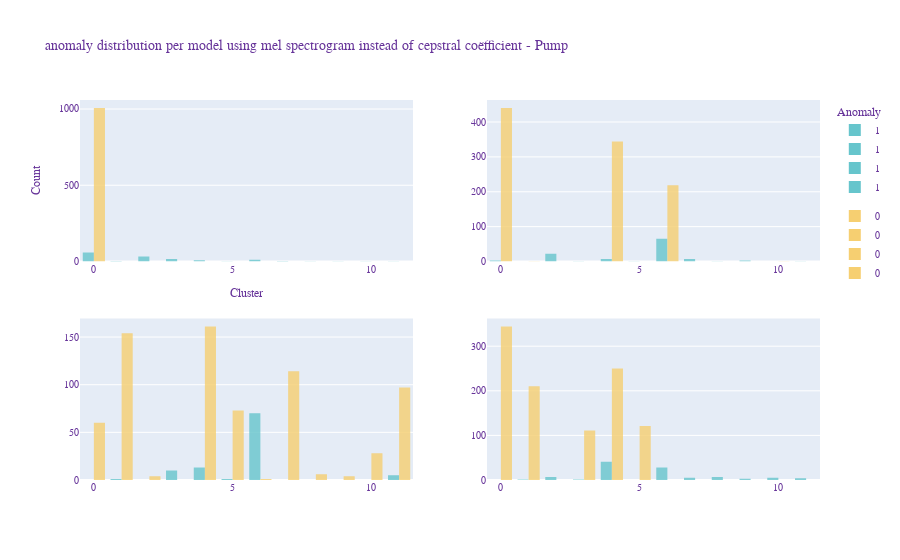

Here is the notebook cell this chart was saved with:
### Code cell
kmeans_results = [[],[],[],[]]
cluster_centers = [[],[],[],[]]
cluster_labels = [[],[],[],[]]

for idx, model in enumerate(models):

    # Use what would be known as the optimale amount of clusters.
    kmeans = KMeans(n_clusters=12)

    # fit the KMeans algorithm to the fan samples
    kmeans_results[idx] = kmeans.fit(model['mel_spect_n'].to_list())

    # clusters is the mean of each feature we have that defines a cluster.
    cluster_centers[idx] = kmeans.cluster_centers_

    # cluster labels are the predictions our fitted KMeans algortihm gives.
    cluster_labels[idx] = pd.Series(kmeans.labels_, name='cluster')
    
fig = make_subplots(rows=2, cols=2)
traces = [[],[],[],[]]

for x in range(4):
    
    traces[x] = px.histogram(
        color=models[x]['anomaly'], 
        x=cluster_labels[x], 
        opacity = 0.8, 
        color_discrete_sequence=px.colors.qualitative.Pastel
    )
    
fig.add_traces(list(traces[0].select_traces()), 1, 1)
fig.add_traces(list(traces[1].select_traces()), 1, 2)
fig.add_traces(list(traces[2].select_traces()), 2, 1)
fig.add_traces(list(traces[3].select_traces()), 2, 2)

fig.update_layout(
    title_text="anomaly distribution per model using mel spectrogram instead of cepstral coëfficient - Pump",
    xaxis_title="Cluster",
    yaxis_title="Count",
    legend_title="Anomaly",
    font=dict(
            family="Courier New, monospace",
            size=10,
            color="RebeccaPurple"
    ))

### Figure 1 — Plotly figure (JSON) as saved in the notebook; plotly's stock layout.template omitted (floating-point values rounded to 4 significant figures; data arrays with more than 128 entries replaced by an {"elided": "..."} marker saying what was removed)
{"data": [{"alignmentgroup": "True", "bingroup": "x", "hovertemplate": "color=1<br>x=%{x}<br>count=%{y}<extra></extra>", "legendgroup": "1", "marker": {"color": "rgb(102, 197, 204)", "opacity": 0.8, "pattern": {"shape": ""}}, "name": "1", "offsetgroup": "1", "orientation": "v", "showlegend": true, "type": "histogram", "x": {"elided": "143 int values"}, "xaxis": "x", "yaxis": "y"}, {"alignmentgroup": "True", "bingroup": "x", "hovertemplate": "color=0<br>x=%{x}<br>count=%{y}<extra></extra>", "legendgroup": "0", "marker": {"color": "rgb(246, 207, 113)", "opacity": 0.8, "pattern": {"shape": ""}}, "name": "0", "offsetgroup": "0", "orientation": "v", "showlegend": true, "type": "histogram", "x": {"elided": "1006 int values"}, "xaxis": "x", "yaxis": "y"}, {"alignmentgroup": "True", "bingroup": "x", "hovertemplate": "color=1<br>x=%{x}<br>count=%{y}<extra></extra>", "legendgroup": "1", "marker": {"color": "rgb(102, 197, 204)", "opacity": 0.8, "pattern": {"shape": ""}}, "name": "1", "offsetgroup": "1", "orientation": "v", "showlegend": true, "type": "histogram", "x": [6, 6, 6, 6, 6, 6, 6, 6, 0, 6, 6, 6, 6, 6, 6, 6, 6, 6, 6, 6, 4, 0, 6, 4, 6, 6, 6, 4, 6, 6, 6, 6, 6, 6, 6, 6, 4, 0, 6, 6, 6, 4, 6, 6, 4, 4, 6, 6, 6, 6, 6, 6, 6, 6, 6, 6, 6, 6, 6, 6, 6, 6, 6, 6, 6, 6, 6, 6, 6, 6, 5, 2, 7, 3, 9, 7, 7, 2, 7, 2, 9, 2, 6, 11, 2, 6, 7, 2, 2, 7, 6, 9, 8, 2, 2, 2, 7, 2, 6, 2, 6, 2, 2, 2, 2, 2, 2, 2, 2, 2, 2], "xaxis": "x2", "yaxis": "y2"}, {"alignmentgroup": "True", "bingroup": "x", "hovertemplate": "color=0<br>x=%{x}<br>count=%{y}<extra></extra>", "legendgroup": "0", "marker": {"color": "rgb(246, 207, 113)", "opacity": 0.8, "pattern": {"shape": ""}}, "name": "0", "offsetgroup": "0", "orientation": "v", "showlegend": true, "type": "histogram", "x": {"elided": "1005 int values"}, "xaxis": "x2", "yaxis": "y2"}, {"alignmentgroup": "True", "bingroup": "x", "hovertemplate": "color=1<br>x=%{x}<br>count=%{y}<extra></extra>", "legendgroup": "1", "marker": {"color": "rgb(102, 197, 204)", "opacity": 0.8, "pattern": {"shape": ""}}, "name": "1", "offsetgroup": "1", "orientation": "v", "showlegend": true, "type": "histogram", "x": [5, 1, 4, 4, 4, 4, 4, 4, 4, 4, 6, 6, 6, 6, 6, 6, 6, 6, 6, 6, 6, 6, 6, 6, 6, 6, 6, 6, 6, 6, 6, 6, 6, 6, 6, 6, 6, 6, 6, 6, 6, 6, 6, 6, 6, 6, 6, 6, 6, 6, 6, 6, 6, 6, 6, 6, 6, 6, 6, 6, 6, 6, 6, 6, 6, 6, 6, 6, 6, 6, 6, 6, 6, 6, 6, 6, 6, 6, 6, 6, 3, 3, 3, 3, 3, 3, 3, 3, 3, 3, 11, 4, 4, 11, 11, 11, 4, 4, 4, 11], "xaxis": "x3", "yaxis": "y3"}, {"alignmentgroup": "True", "bingroup": "x", "hovertemplate": "color=0<br>x=%{x}<br>count=%{y}<extra></extra>", "legendgroup": "0", "marker": {"color": "rgb(246, 207, 113)", "opacity": 0.8, "pattern": {"shape": ""}}, "name": "0", "offsetgroup": "0", "orientation": "v", "showlegend": true, "type": "histogram", "x": {"elided": "702 int values"}, "xaxis": "x3", "yaxis": "y3"}, {"alignmentgroup": "True", "bingroup": "x", "hovertemplate": "color=1<br>x=%{x}<br>count=%{y}<extra></extra>", "legendgroup": "1", "marker": {"color": "rgb(102, 197, 204)", "opacity": 0.8, "pattern": {"shape": ""}}, "name": "1", "offsetgroup": "1", "orientation": "v", "showlegend": true, "type": "histogram", "x": [1, 4, 4, 3, 6, 6, 4, 4, 6, 6, 6, 6, 6, 6, 6, 6, 6, 6, 6, 6, 6, 6, 6, 6, 6, 6, 6, 6, 6, 6, 6, 6, 6, 6, 10, 7, 11, 2, 10, 8, 7, 11, 9, 2, 8, 7, 11, 9, 2, 8, 7, 9, 2, 10, 8, 8, 7, 11, 2, 2, 10, 2, 10, 8, 8, 4, 4, 4, 4, 4, 4, 4, 4, 4, 4, 4, 4, 4, 4, 4, 4, 4, 4, 4, 4, 4, 4, 4, 4, 4, 4, 4, 4, 4, 4, 4, 4, 4, 4, 4, 4, 4], "xaxis": "x4", "yaxis": "y4"}, {"alignmentgroup": "True", "bingroup": "x", "hovertemplate": "color=0<br>x=%{x}<br>count=%{y}<extra></extra>", "legendgroup": "0", "marker": {"color": "rgb(246, 207, 113)", "opacity": 0.8, "pattern": {"shape": ""}}, "name": "0", "offsetgroup": "0", "orientation": "v", "showlegend": true, "type": "histogram", "x": {"elided": "1036 int values"}, "xaxis": "x4", "yaxis": "y4"}], "layout": {"font": {"color": "RebeccaPurple", "family": "Courier New, monospace", "size": 10}, "legend": {"title": {"text": "Anomaly"}}, "title": {"text": "anomaly distribution per model using mel spectrogram instead of cepstral coëfficient - Pump"}, "xaxis": {"anchor": "y", "domain": [0, 0.45], "title": {"text": "Cluster"}}, "xaxis2": {"anchor": "y2", "domain": [0.55, 1]}, "xaxis3": {"anchor": "y3", "domain": [0, 0.45]}, "xaxis4": {"anchor": "y4", "domain": [0.55, 1]}, "yaxis": {"anchor": "x", "domain": [0.575, 1], "title": {"text": "Count"}}, "yaxis2": {"anchor": "x2", "domain": [0.575, 1]}, "yaxis3": {"anchor": "x3", "domain": [0, 0.425]}, "yaxis4": {"anchor": "x4", "domain": [0, 0.425]}}}
